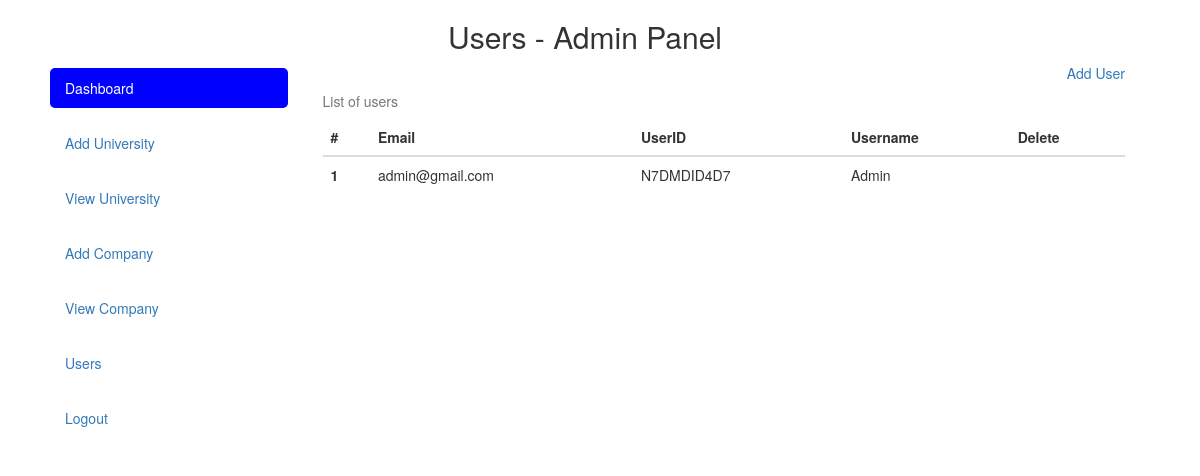
Screenshot of /admin/users.php (signed in) with the database file from the repository.
### tables this page shows
CREATE TABLE `users` (
  `id` int(11) NOT NULL,
  `userID` varchar(40) NOT NULL,
  `email` varchar(300) NOT NULL,
  `password` text NOT NULL,
  `username` varchar(100) NOT NULL
);

### admin/users.php (the view, shortened to what this page needs)
<?php include 'comp/header.php'; ?>
      <div class="col-md-9">
        <?php
          include 'conn/conn.php';
         ?>
         <div class="text-right"><a href="add-user.php">Add User</a></div>
        <div class="table-responsive">
          <table class="table">
            <caption>List of users</caption>
            <thead>
              <tr>
                <th scope="col">#</th>
                <th scope="col">Email</th>
                <th scope="col">UserID</th>
                <th scope="col">Username</th>
                <th scope="col">Delete</th>
              </tr>
            </thead>
            <tbody>
              <?php
                $sql = "SELECT * FROM users";
                $result = $conn->query($sql);
                $count = $result->num_rows;
                $i = 1;
                while ($row = $result->fetch_assoc()) {
              ?>
              <tr>
                <th scope="row"><?php echo $i; ?></th>
                <td><?php echo $row['email']; ?></td>
                <td><?php echo $row['userID']; ?></td>
                <td><?php echo $row['username']; ?></td>
                <td><?php if($count != 1){ ?><a href="?user=<?php echo $row['userID']; ?>" title="Delete">Delete</a><?php } ?></td>
              </tr>
              <?php
                  $i++;
                }
               ?>
            </tbody>
          </table>
        </div>
      </div>
    </div>
  </div>
  </body>
</html>

### rows the page displays
users: email "admin@gmail.com", userID "N7DMDID4D7", username "Admin"

### other values shown
$title "Users"
